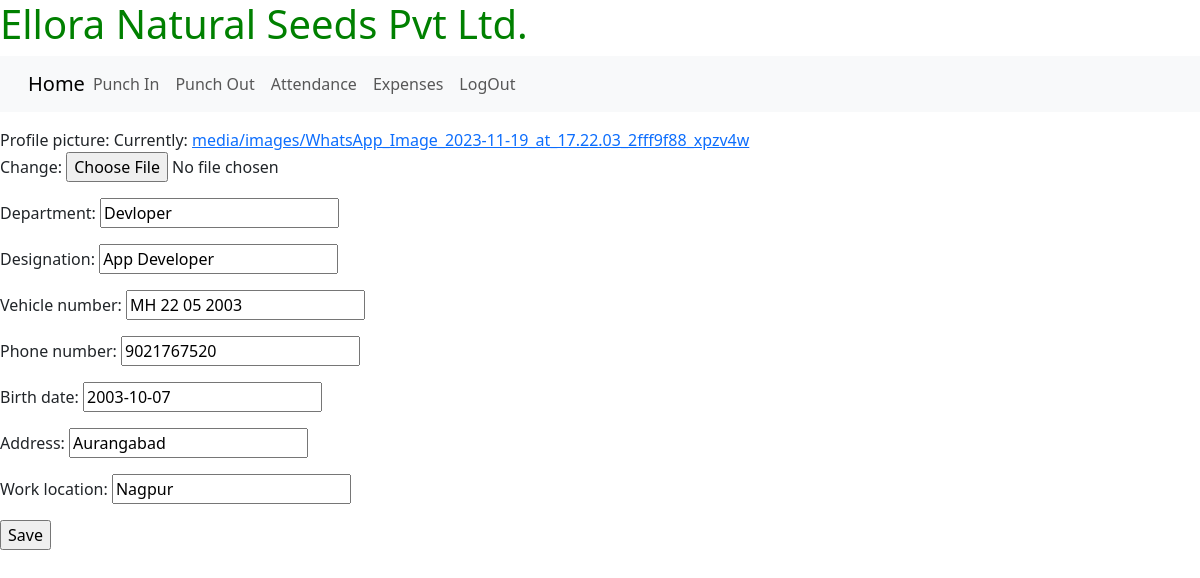
Screenshot of /edit_profile/ (signed in) with the database file from the repository.
### ENSApp/models.py (models this page shows, shortened)
class EmployeeProfile(models.Model):
    user = models.OneToOneField(User, on_delete=models.CASCADE)
    profile_picture = models.ImageField(upload_to='images/', default='default.png')
    department = models.CharField(max_length=100)
    designation = models.CharField(max_length=100)
    vehicle_number=models.CharField(max_length=15)
    phone_number = models.CharField(max_length=20)
    birth_date = models.DateField(null=True, blank=True)
    address = models.CharField(max_length=200)
    work_location = models.CharField(max_length=30, blank=True)

### ENSApp/views.py (the view)
# urls.py: path('edit_profile/', edit_profile, name='edit_profile'),
@login_required
def edit_profile(request):
    user_profile = get_object_or_404(EmployeeProfile, user=request.user)
    if request.method == 'POST':
        form = EmployeeProfileForm(request.POST, request.FILES, instance=user_profile)
        if form.is_valid():
            form.save()
            return redirect('profile')
    else:
        form = EmployeeProfileForm(instance=user_profile)
    return render(request, 'edit_profile.html', {'form': form})

### ENSApp/forms.py
class EmployeeProfileForm(forms.ModelForm):
    class Meta:
        model = EmployeeProfile
        fields = ('profile_picture','department','designation','vehicle_number','phone_number','birth_date','address','work_location')

### ENSApp/templates/edit_profile.html (shortened to what this page needs)
{% load static %}
<!doctype html>
<html lang="Eng">
  <head>
    <link rel="stylesheet" href="https://cdn.jsdelivr.net/npm/bootstrap@5.3.0-alpha1/dist/css/bootstrap.rtl.min.css">
  <body>
    <h1 style = "color:green;"> Ellora Natural Seeds Pvt Ltd.</h1>
    <nav class="navbar navbar-expand-lg bg-body-tertiary">
        <div class="container-fluid">
          <a class="navbar-brand" href="{% url 'profile' %}">Home</a>
          <div class="collapse navbar-collapse" id="navbarNavAltMarkup">
            <div class="navbar-nav">
              <a class="nav-link" href="{% url 'punch_in' %}">Punch In</a>
              <a class="nav-link" href="{% url 'punch_out' %}">Punch Out</a>
              <a class="nav-link" href="{% url 'attendance' %}">Attendance</a>
              <a class="nav-link" href="{% url 'total_cost' %}">Expenses</a>
              <a class="nav-link" href="{% url 'logout' %}">LogOut</a>
            </div>
          </div>
        </div>
      </nav>
   <p> <form action="" method="post" enctype="multipart/form-data">
        {{form.as_p}}
        <input type="submit" value="Save">
    </form>
</p>
  </body>
</html>

### rows the page displays
EmployeeProfile: department "Devloper", designation "App Developer", vehicle_number "MH 22 05 2003", phone_number "9021767520", birth_date "2003-10-07", address "Aurangabad", work_location "Nagpur"
